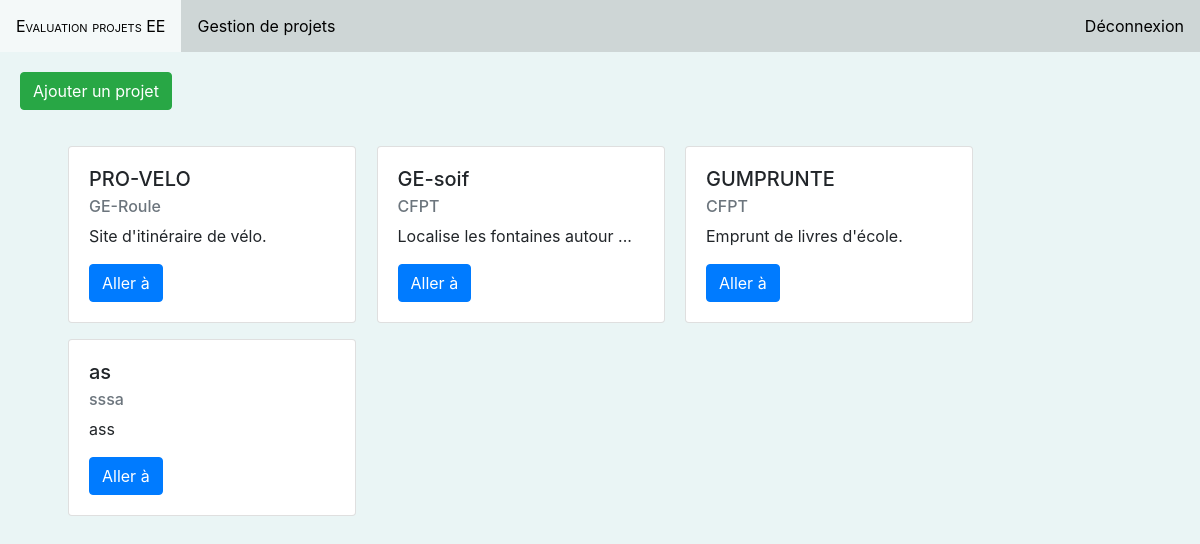
The app's page /index.php?page=projets (signed in) with its own data.
### tables this page shows
CREATE TABLE `projets` (
  `idProjet` int(11) NOT NULL,
  `titre` varchar(50) NOT NULL,
  `description` varchar(500) NOT NULL,
  `client` varchar(50) NOT NULL,
  `dureePrevue` varchar(10) NOT NULL,
  `dateDebut` date NOT NULL,
  `idDomaine` int(11) NOT NULL,
  `idUtilisateur` int(11) NOT NULL
);

### model/getProjets.php (called while the page is built)
<?php
function GetProjets()
{
  $db = connectDB();
  $query = $db->prepare("SELECT * FROM projets WHERE idUtilisateur = ?");
  $query->bindParam(1, $_SESSION["id"]);
  if ($query->execute()) {
    $tab = $query->fetchAll(PDO::FETCH_ASSOC);
    return $tab;
  }
  else {
    header('Location: ');
  }
}
?>

### views/projetsGestion.php (the view, shortened to what this page needs)
<?php
include 'model/getProjets.php';
?>
<button type="button" class="btn btn-success" style=" margin: 20px;" data-toggle="modal" data-target="#modalAjoutProjets">Ajouter un projet</button>
<div class="container" style="float:right;">
    <div class="row mt-3">
    <?php
    foreach (GetProjets() as $projet) {
      if (strlen($projet["description"]) > 32) {
        $projet["description"] = substr($projet["description"], 0, 30) . " ...";
      }
      echo "<div class=\"card card-custom mx-2 mb-3\" style=\"width: 18rem;\">";
      echo "<div class=\"card-body\">";
      echo "<h5 class=\"card-title\">".$projet["titre"]."</h5>";
      echo "<h6 class=\"card-subtitle mb-2 text-muted\">".$projet["client"]."</h6>";
      echo "<p class=\"card-text\">".$projet["description"]."</p>";
      echo "<form method=\"POST\" action=\"model/afficheDetailGestion.php\">";
      echo "<button type=\"submit\" class=\"btn btn-primary\">Aller à</button>";
      echo "</form>";
      echo "</div>";
      echo "</div>&nbsp;";
    } ?>
  </div>
</div>

### views/head.php (shortened to what this page needs)
<!DOCTYPE html>
<html lang="fr">
  <head>
    <link rel="stylesheet" href="https://stackpath.bootstrapcdn.com/bootstrap/4.4.1/css/bootstrap.min.css">
    <link rel="stylesheet" type="text/css" href="./css/style.css">
  </head>
  <body>
    <nav>
      <ul id="navigation">
        <li id="titlenav"><a>Evaluation projets EE</a></li>
        <?php if(isset($_SESSION["log"])) { ?>
        <li class="pages"><a href="index.php?page=projets">Gestion de projets</a></li>
        <li class="pages" style="float: right;"><a href="index.php?page=logout">Déconnexion</a></li>
        <?php } ?>
      </ul>
    </nav>

### index.php (shortened to what this page needs)
<?php
include 'views/head.php';
$page = (isset($_GET["page"]) ? $_GET["page"] : "");
if ($page == "" || $page == "login") {
  include 'views/login.php';
}
elseif ($page == "inscription") {
  include 'views/inscription.php';
}
elseif ($page == "projets") {
  if (isset($_SESSION["statut"])) {
      switch ($_SESSION["statut"]) {
        case 2:
          include 'views/projetsGestion.php';
          break;
      }
  }
}
elseif ($page == "projetEvaluation") {
  if (isset($_SESSION["statut"])) {
    if ($_SESSION["statut"] == 2) {
      include 'views/projetEvaluation.php';
    }
  }
}
elseif ($page == "voirEvaluation") {
  if (isset($_SESSION["statut"])) {
    if ($_SESSION["statut"] == 2) {
      include 'views/voirEvaluation.php';
    }
  }
}
elseif ($page == "logout") {
  header('Location: model/logout.php');
}
else {
  include 'views/error.php';
}
?>

### css/style.css (style rules this page uses)
html, body { background-color: #EAF5F5 !important; }
#navigation { list-style-type: none; margin: 0; padding: 0; overflow: hidden; background-color: #CED6D6; }
.pages { float: left; }
.pages a { display: block; color: black; text-align: center; padding: 14px 16px; text-decoration: none; }
#titlenav { float: left; }
#titlenav a { display: block; color: black; text-align: center; padding: 14px 16px; text-decoration: none; font-variant: small-caps; }

### records on screen
projets: titre "PRO-VELO", client "GE-Roule", description "Site d'itinéraire de vélo."
projets: titre "GE-soif", client "CFPT", description "Localise les fontaines autour ..."
projets: titre "GUMPRUNTE", client "CFPT", description "Emprunt de livres d'école."
projets: titre "as", client "sssa", description "ass"
